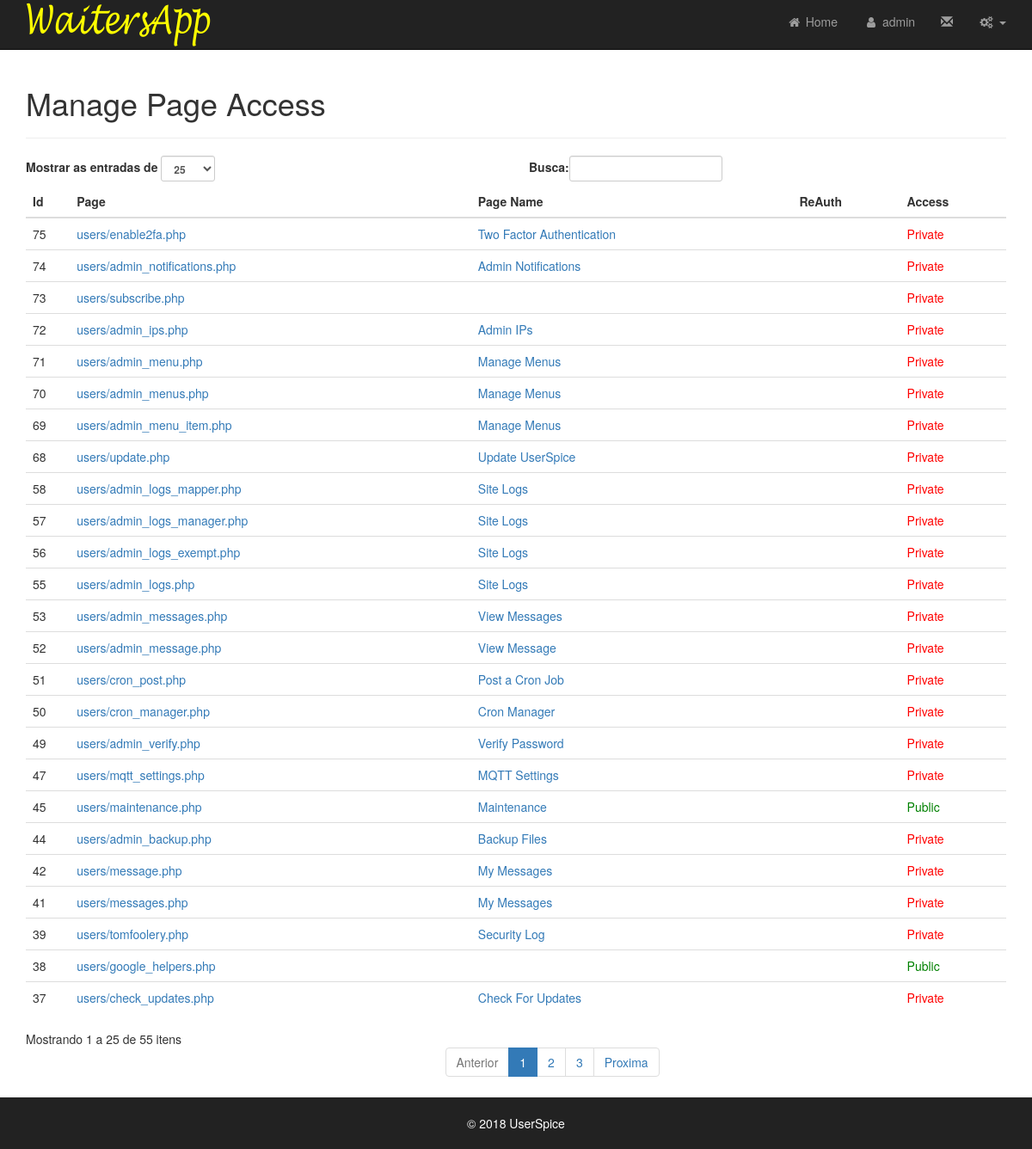
/users/admin_pages.php (signed in), run on the app's committed database.
### tables this page shows
CREATE TABLE `menus` (
  `id` int(10) NOT NULL,
  `menu_title` varchar(255) NOT NULL,
  `parent` int(10) NOT NULL,
  `dropdown` int(1) NOT NULL,
  `logged_in` int(1) NOT NULL,
  `display_order` int(10) NOT NULL,
  `label` varchar(255) NOT NULL,
  `link` varchar(255) NOT NULL,
  `icon_class` varchar(255) NOT NULL
);

CREATE TABLE `pages` (
  `id` int(11) NOT NULL,
  `page` varchar(100) NOT NULL,
  `title` varchar(50) NOT NULL,
  `private` int(11) NOT NULL DEFAULT '0',
  `re_auth` int(1) NOT NULL DEFAULT '0'
);

CREATE TABLE `settings` (
  `id` int(50) NOT NULL,
  `recaptcha` int(1) NOT NULL DEFAULT '0',
  `force_ssl` int(1) NOT NULL,
  `css_sample` int(1) NOT NULL,
  `us_css1` varchar(255) NOT NULL,
  `us_css2` varchar(255) NOT NULL,
  `us_css3` varchar(255) NOT NULL,
  `site_name` varchar(100) NOT NULL,
  `language` varchar(255) NOT NULL,
  `track_guest` int(1) NOT NULL,
  `site_offline` int(1) NOT NULL,
  `force_pr` int(1) NOT NULL,
  `glogin` int(1) NOT NULL DEFAULT '0',
  `fblogin` int(1) NOT NULL,
  `gid` varchar(255) NOT NULL,
  `gsecret` varchar(255) NOT NULL,
  `gredirect` varchar(255) NOT NULL,
  `ghome` varchar(255) NOT NULL,
  `fbid` varchar(255) NOT NULL,
  `fbsecret` varchar(255) NOT NULL,
  `fbcallback` varchar(255) NOT NULL,
  `graph_ver` varchar(255) NOT NULL,
  `finalredir` varchar(255) NOT NULL,
  `req_cap` int(1) NOT NULL,
  `req_num` int(1) NOT NULL,
  `min_pw` int(2) NOT NULL,
  `max_pw` int(3) NOT NULL,
  `min_un` int(2) NOT NULL,
  `max_un` int(3) NOT NULL,
  `messaging` int(1) NOT NULL,
  `snooping` int(1) NOT NULL,
  `echouser` int(11) NOT NULL,
  `wys` int(1) NOT NULL,
  `change_un` int(1) NOT NULL,
  `backup_dest` varchar(255) NOT NULL,
  `backup_source` varchar(255) NOT NULL,
  `backup_table` varchar(255) NOT NULL,
  `msg_notification` int(1) NOT NULL,
  `permission_restriction` int(1) NOT NULL,
  `auto_assign_un` int(1) NOT NULL,
  `page_permission_restriction` int(1) NOT NULL,
  `msg_blocked_users` int(1) NOT NULL,
  `msg_default_to` int(1) NOT NULL,
  `notifications` int(1) NOT NULL,
  `notif_daylimit` int(3) NOT NULL,
  `recap_public` varchar(100) NOT NULL,
  `recap_private` varchar(100) NOT NULL,
  `page_default_private` int(1) NOT NULL,
  `navigation_type` tinyint(1) NOT NULL,
  `copyright` varchar(255) NOT NULL,
  `custom_settings` int(1) NOT NULL,
  `system_announcement` varchar(255) NOT NULL,
  `twofa` int(1) DEFAULT '0'
);

### users/admin_pages.php (the view, shortened to what the rows shown need)
<?php require_once 'init.php'; ?>
<?php require_once $abs_us_root.$us_url_root.'users/includes/header.php'; ?>
<?php require_once $abs_us_root.$us_url_root.'users/includes/navigation.php'; ?>
<?php
$dbpages = fetchAllPages();
?>
<div id="page-wrapper">
	<div class="container">
		<div class="row">
			<div class="col-xs-12">
				<h1>Manage Page Access</h1>
				<table id="paginate" class='table table-hover table-list-search'>
					<thead>
						<th>Id</th><th>Page</th><th>Page Name</th><th>ReAuth</th><th>Access</th>
					</thead>
					<tbody>
						<?php
						$count=0;
						foreach ($dbpages as $page){
							?>
							<tr><td><?=$dbpages[$count]->id?></td>
								<td><a class="nounderline" href ='admin_page.php?id=<?=$dbpages[$count]->id?>'><?=$dbpages[$count]->page?></a></td>
								<td><a class="nounderline" href ='admin_page.php?id=<?=$dbpages[$count]->id?>'><?=$dbpages[$count]->title?></a></td>
								<td>
								</td>
								<td>
									<a class="nounderline" href ='admin_page.php?id=<?=$dbpages[$count]->id?>'>
										<?php
										if($dbpages[$count]->private == 0){
											echo "<font color='green'>Public</font>";
										}else {
											echo "<font color='red'>Private</font>";
										}
										?>
									</a>
								</td></tr>
								<?php
								$count++;
							}?>
						</tbody>
					</table>
				</div>
			</div>
		</div>
	</div>
	<?php require_once $abs_us_root.$us_url_root.'users/includes/html_footer.php';  ?>

### users/includes/database-navigation.php (shortened to what the rows shown need)
  <?php
  $settingsQ = $db->query("SELECT * FROM settings");
  $settings = $settingsQ->first();
  $main_nav_all = $db->query("SELECT * FROM menus WHERE menu_title='main' ORDER BY display_order");
  $main_nav=$main_nav_all->results(true);
  $prep=prepareMenuTree($main_nav);
  ?>
  <div class="navbar navbar-fixed-top navbar-inverse" role="navigation">
  	<div class="container">
    <div id="navbar_test" class="navbar-collapse collapse">
  	<ul class="nav navbar-nav navbar-right">
  <?php
  foreach ($prep as $key => $value) {
    $authorizedGroups = array();
    foreach (fetchGroupsByMenu($value['id']) as $g) {
    	$authorizedGroups[] = $g->group_id;
    }
  	if (sizeof($value['children'])==0) {
  		if ($user->isLoggedIn()) {
        if((hasPerm($authorizedGroups,$user->data()->id) || in_array(0,$authorizedGroups)) && $value['logged_in']==1) {
          if($value['label']=='{{notifications}}') {
              $itemString='';
           }
          elseif($value['label']=='{{messages}}') {
              $itemString='';
              if($settings->messaging==1) {
                  $itemString='<li><a href="'.$us_url_root.'users/messages.php"><i class="glyphicon glyphicon-envelope"></i> <span id="msgCount" class="badge" style="margin-top: -5px">';
                  $itemString.='</span></a></li>'; }
           }
          else {
          $itemString = prepareItemString($value,$user->data()->id);
          $itemString = str_replace('{{username}}',$user->data()->username,$itemString);
          $itemString = str_replace('{{fname}}',$user->data()->fname,$itemString);
          $itemString = str_replace('{{lname}}',$user->data()->lname,$itemString); }
  				echo $itemString;
  			}
  		} else {
  			if ($value['logged_in']==0) {
  				echo prepareItemString($value,0);
  			}
  		}
  	} else {
  		if ($user->isLoggedIn()) {
  			if((hasPerm($authorizedGroups,$user->data()->id) || in_array(0,$authorizedGroups)) && $value['logged_in']==1) {
  				$dropdownString=prepareDropdownString($value,$user->data()->id);
  				$dropdownString=str_replace('{{username}}',$user->data()->username,$dropdownString);
  				echo $dropdownString;
  			}
  		} else {
  			if ($value['logged_in']==0) {
  				$dropdownString=prepareDropdownString($value,0);
  				echo $dropdownString;
  			}
  		}
  	}
  }
  ?>
  	</ul>
    </div>
  </div>
</div>

### users/helpers/menus.php (shortened to what the rows shown need)
<?php
function prepareMenuTree($menuResults){
	$treeManager = treeManager::get();
	$menuTree = $treeManager->getTree($menuResults, 'id','parent','display_order');
	return $menuTree;
}
function prepareDropdownString($menuItem,$user_id){
	$itemString='';
	$itemString.='<li class="dropdown">';
	$itemString.='<a href="" class="dropdown-toggle" data-toggle="dropdown" role="button" aria-haspopup="true" aria-expanded="false"><span class="'.$menuItem['icon_class'].'"></span> '.$menuItem['label'].' <span class="caret"></span></a>';
	$itemString.='<ul class="dropdown-menu">';
	foreach ($menuItem['children'] as $childItem){
		$authorizedGroups = array();
    foreach (fetchGroupsByMenu($childItem['id']) as $g) {
    	$authorizedGroups[] = $g->group_id;
    }
		if($childItem['logged_in']==0 || (hasPerm($authorizedGroups,$user_id) || in_array(0,$authorizedGroups))) {
		$itemString.=prepareItemString($childItem,$user_id); }
	}
	$itemString.='</ul></li>';
	return $itemString;
}
function prepareItemString($menuItem,$user_id){
	$itemString='';
	if($menuItem['label']=='{{hr}}') { $itemString = "<li class='divider'></li>"; }
	else {
	$itemString.='<li><a href="'.US_URL_ROOT.$menuItem['link'].'"><span class="'.$menuItem['icon_class'].'"></span> '.$menuItem['label'].'</a></li>'; }
	return $itemString;
}
?>

### usersc/includes/footer.php (shortened to what the rows shown need)
<div class="container">
        <div class="row">
                <div class="col-sm-12 text-center">
                        <footer><font color='white'><br>&copy;
                          <?php echo date("Y"); ?>
                           <?=$settings->copyright; ?></font></footer>
                        <br>
                </div>
        </div>
</div>

### data on the page
menus: label "Home"
menus: label "admin"
pages: id "75", page "users/enable2fa.php", title "Two Factor Authentication", private "Private"
pages: id "74", page "users/admin_notifications.php", title "Admin Notifications", private "Private"
pages: id "73", page "users/subscribe.php", private "Private"
pages: id "72", page "users/admin_ips.php", title "Admin IPs", private "Private"
pages: id "71", page "users/admin_menu.php", title "Manage Menus", private "Private"
pages: id "70", page "users/admin_menus.php", title "Manage Menus", private "Private"
pages: id "69", page "users/admin_menu_item.php", title "Manage Menus", private "Private"
pages: id "68", page "users/update.php", title "Update UserSpice", private "Private"
pages: id "58", page "users/admin_logs_mapper.php", title "Site Logs", private "Private"
pages: id "57", page "users/admin_logs_manager.php", title "Site Logs", private "Private"
pages: id "56", page "users/admin_logs_exempt.php", title "Site Logs", private "Private"
pages: id "55", page "users/admin_logs.php", title "Site Logs", private "Private"
pages: id "53", page "users/admin_messages.php", title "View Messages", private "Private"
pages: id "52", page "users/admin_message.php", title "View Message", private "Private"
pages: id "51", page "users/cron_post.php", title "Post a Cron Job", private "Private"
pages: id "50", page "users/cron_manager.php", title "Cron Manager", private "Private"
pages: id "49", page "users/admin_verify.php", title "Verify Password", private "Private"
pages: id "47", page "users/mqtt_settings.php", title "MQTT Settings", private "Private"
pages: id "45", page "users/maintenance.php", title "Maintenance", private "Public"
pages: id "44", page "users/admin_backup.php", title "Backup Files", private "Private"
pages: id "42", page "users/message.php", title "My Messages", private "Private"
pages: id "41", page "users/messages.php", title "My Messages", private "Private"
pages: id "39", page "users/tomfoolery.php", title "Security Log", private "Private"
pages: id "38", page "users/google_helpers.php", private "Public"
pages: id "37", page "users/check_updates.php", title "Check For Updates", private "Private"
settings: copyright "UserSpice"
